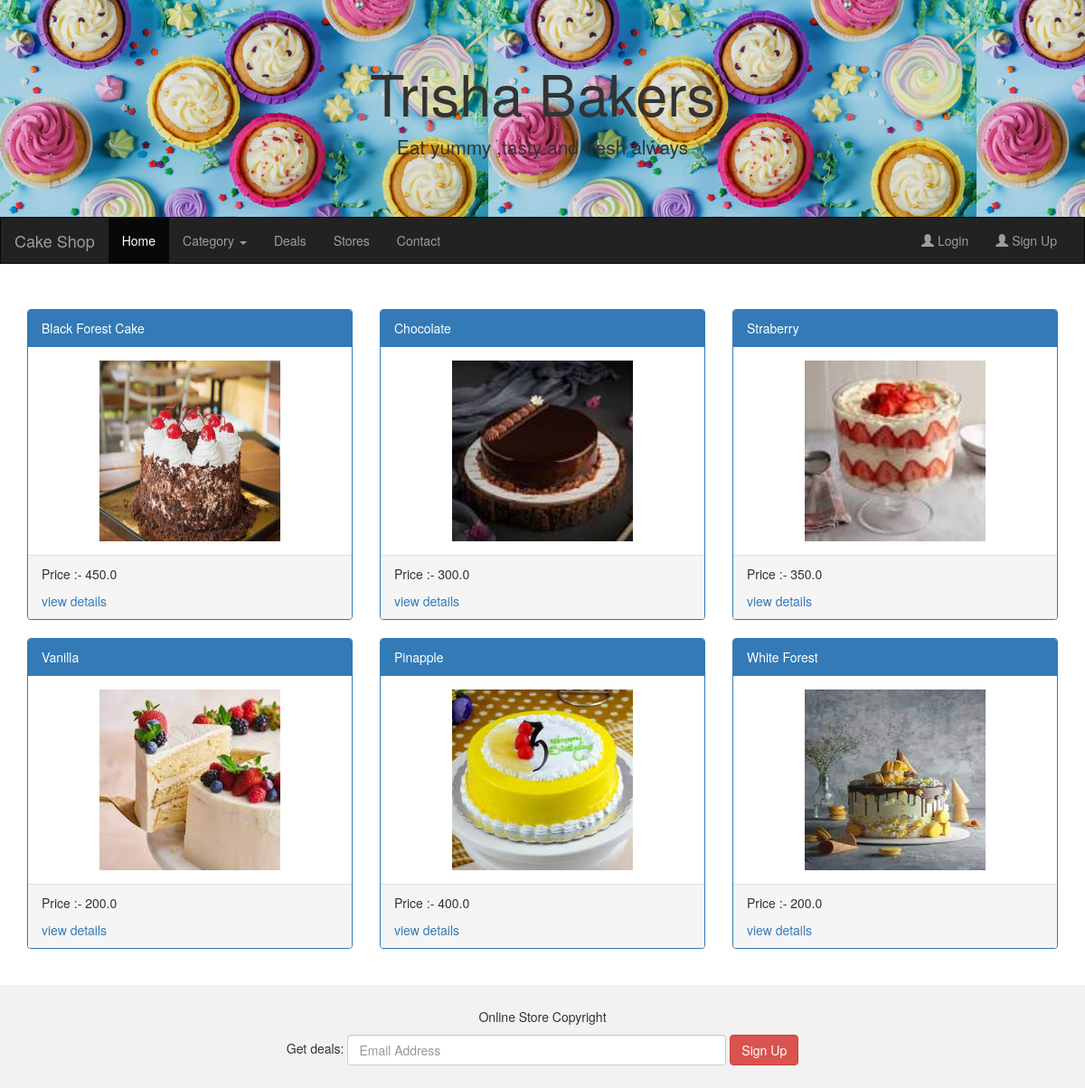
The page / on the database its author committed.
### AdminApp/models.py (models this page shows)
class Product(models.Model):
    pname = models.CharField(max_length=20)
    price = models.FloatField(default=200)
    description = models.CharField(max_length=50)
    size = models.FloatField(default=1)
    quantity = models.IntegerField()
    image = models.ImageField(default='abc.jpg', upload_to='Images')
    cat = models.ForeignKey(to='Category', on_delete=models.CASCADE)
    class Meta:
        db_table = "Product"

### UserApp/views.py (the view)
# urls.py: path('',views.homepage),
def homepage(request):
    cats = Category.objects.all()
    cakes = Product.objects.all()
    return render(request, 'homepage.html', {"cats": cats, "cakes": cakes})

### UserApp/templates/homepage.html (shortened to what this page needs)
{%load static%}
<!DOCTYPE html>
<html lang="en">
<head>
    <link rel="stylesheet" href="https://maxcdn.bootstrapcdn.com/bootstrap/3.4.1/css/bootstrap.min.css">
</head>
<body>
    <div class="jumbotron">
        <div class="container text-center">
            <h1>Trisha Bakers</h1>
            <p>Eat yummy ,tasty and fresh always</p>
        </div>
    </div>
    <nav class="navbar navbar-inverse">
        <div class="container-fluid">
            <div class="navbar-header">
                {%if "uname" in request.session%}
      <a class="navbar-brand" href="#">Welcome {{request.session.uname}}</a>
      {%else%}
      <a class="navbar-brand" href="#">Cake Shop</a>
      {%endif%}
            </div>
            <div class="collapse navbar-collapse" id="myNavbar">
                <ul class="nav navbar-nav">
                    <li class="active"><a href="/">Home</a></li>
                    <li class="dropdown">
                        <a class="dropdown-toggle" data-toggle="dropdown" href="#">Category
                            <span class="caret"></span></a>
                    </li>
                    <li><a href="#">Deals</a></li>
                    <li><a href="#">Stores</a></li>
                    <li><a href="#">Contact</a></li>
                </ul>
                <ul class="nav navbar-nav navbar-right">
                    {%if "uname" in request.session%}
        <li><a href="/ShowAllCartItems"><span class="glyphicon glyphicon-shopping-cart"></span> Cart</a></li>
        <li><a href="/signout"><span class="glyphicon glyphicon-user"></span> Sign Out</a></li>
        {%else%}
        <li><a href="/login"><span class="glyphicon glyphicon-user"></span> Login</a></li>
        <li><a href="/signup"><span class="glyphicon glyphicon-user"></span> Sign Up</a></li>
        {%endif%}
        </ul>
            </div>
        </div>
    </nav>
    <div class="container">
    {%block content%}
        <div class="row">
            {% for cake in cakes%}
            <div class="col-sm-4">
                <div class="panel panel-primary">
                    <div class="panel-heading">{{cake.pname}}</div>
                    <div class="panel-body"><center><img src="{{cake.image.url}}" class="img-responsive"
                            style="width:200px;height:200px" alt="Image"></center></div>
                    <div class="panel-footer">
                        <p>Price :- {{cake.price}}</p>
                    <a href="/ViewDetails/{{cake.id}}">view details</a>
                    </div>
                </div>
            </div>
            {%endfor%}
        </div>
    {%endblock content%}
</div><br>
    <footer class="container-fluid text-center">
        <p>Online Store Copyright</p>
        <form class="form-inline">Get deals:
            <input type="email" class="form-control" size="50" placeholder="Email Address">
            <button type="button" class="btn btn-danger">Sign Up</button>
        </form>
    </footer>
</body>
</html>

### rows shown on the page
Product: pname "Black Forest Cake", image (picture), price "450.0"
Product: pname "Chocolate", image (picture), price "300.0"
Product: pname "Straberry", image (picture), price "350.0"
Product: pname "Vanilla", image (picture), price "200.0"
Product: pname "Pinapple", image (picture), price "400.0"
Product: pname "White Forest", image (picture), price "200.0"
